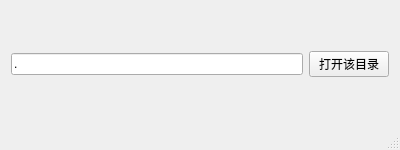
<?xml version="1.0" encoding="UTF-8"?>
<ui version="4.0">
 <class>MainWindow</class>
 <widget class="QMainWindow" name="MainWindow">
  <property name="geometry">
   <rect>
    <x>0</x>
    <y>0</y>
    <width>400</width>
    <height>150</height>
   </rect>
  </property>
  <property name="windowTitle">
   <string>MainWindow</string>
  </property>
  <widget class="QWidget" name="centralWidget">
   <layout class="QVBoxLayout" name="verticalLayout">
    <item>
     <layout class="QHBoxLayout" name="horizontalLayout">
      <item>
       <widget class="QLineEdit" name="txtInput">
        <property name="text">
         <string>.</string>
        </property>
       </widget>
      </item>
      <item>
       <widget class="QPushButton" name="btnShowDir">
        <property name="text">
         <string>打开该目录</string>
        </property>
       </widget>
      </item>
     </layout>
    </item>
   </layout>
  </widget>
  <widget class="QMenuBar" name="menuBar">
   <property name="geometry">
    <rect>
     <x>0</x>
     <y>0</y>
     <width>400</width>
     <height>22</height>
    </rect>
   </property>
  </widget>
  <widget class="QStatusBar" name="statusBar"/>
 </widget>
 <layoutdefault spacing="6" margin="11"/>
 <resources/>
 <connections/>
</ui>
